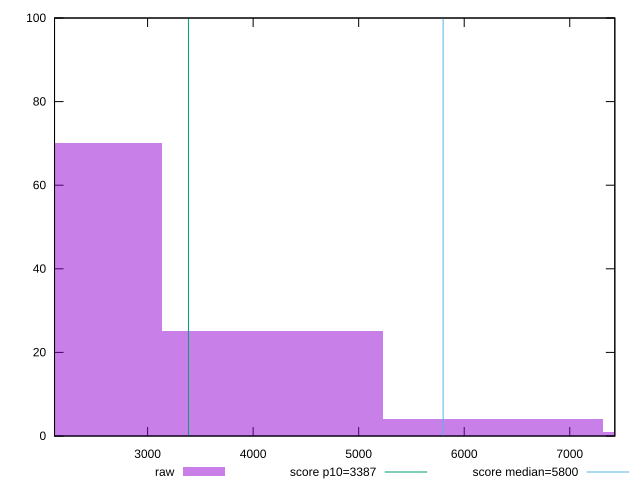

Write the gnuplot code that produced this figure.
reset

$raw <<EOF
4181.384322164955 25
2090.6921610824775 70
6272.076483247432 4
8362.76864432991 1
EOF

set key outside below
set boxwidth 2090.6921610824775
set xrange [2118.1678:7427.0264079991375]
set yrange [0:100]
set trange [0:100]
set style fill transparent solid 0.5 noborder

set parametric
set terminal svg size 640, 490 enhanced background rgb 'white'
set output "report_00015_2021-02-09T16-11-33.973Z/speed-index/samples/pages+cached+noadtech/raw/histogram.svg"

plot $raw title "raw" with boxes, \
     3387,t title "score p10=3387", \
     5800,t title "score median=5800"

reset
